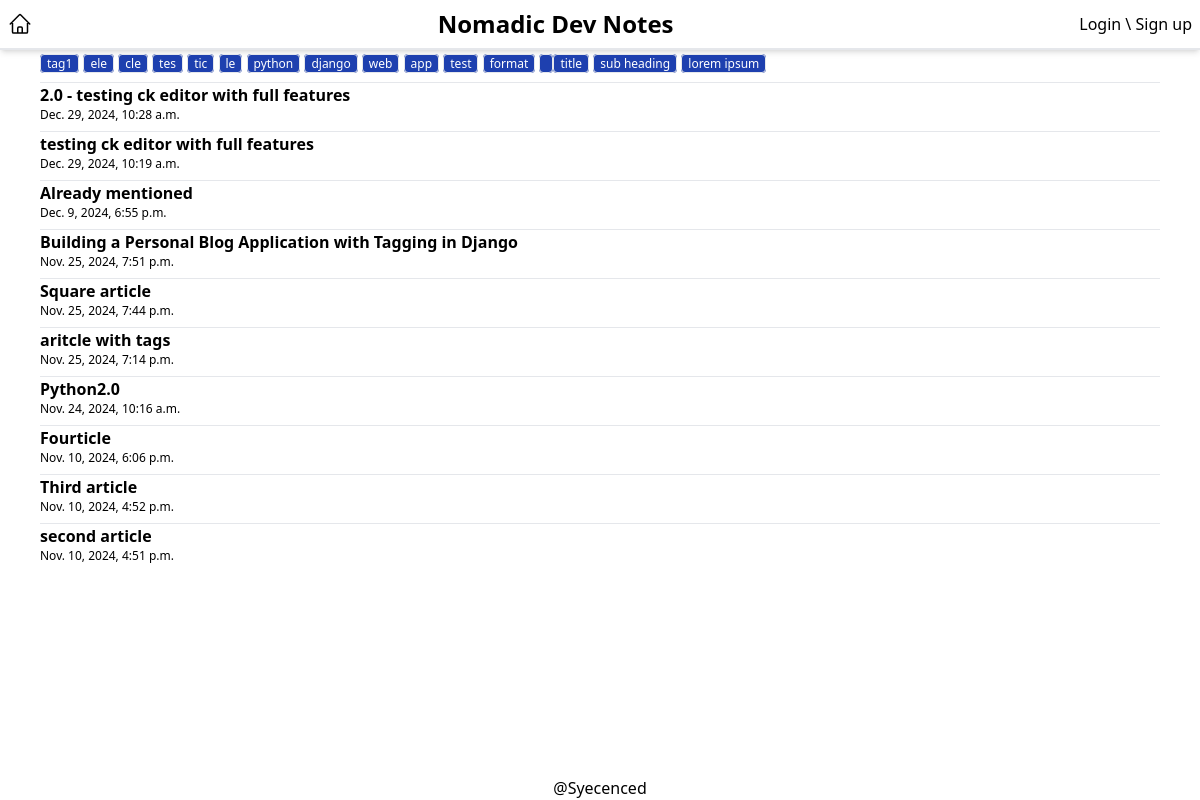
The page / on the database its author committed.
### blog/models.py (models this page shows, shortened)
class Tag(models.Model):
    name = models.CharField(max_length=25, unique=True)

class Article(models.Model):
    title = models.CharField(max_length=255)
    content = RichTextField()
    date_published = models.DateTimeField(auto_now_add=True)
    tags = models.ManyToManyField(Tag, blank=True, related_name="articles")

### blog/views.py (the view)
# urls.py: path('', views.home, name='home'),
def home(request):
    articles = Article.objects.all().order_by('-date_published')
    tags = Tag.objects.all()
    return render(request, "blog/home.html", {'articles': articles, 'tags': tags})

### blog/templates/blog/home.html (shortened to what this page needs)
{% extends "blog/base.html" %}
{% block content %}
    {% for tag in tags %}
        <a href="{% url 'blog:tagged_articles' tag.id%}"><span class="border px-1.5 py-0 bg-blue-800 text-white rounded text-xs">{{tag.name}}</span></a>
    {% endfor %}
    <div id="">
        {% for article in articles %}
            <a href="{% url 'blog:article_detail' article.id %}"><div class="border-b py-1"></div><span class="font-semibold">{{ article.title }}</span><br><span class="font-normal text-xs">{{ article.date_published }}</span></div></a>
        {% endfor %}
{% endblock %}

### rows shown on the page
Tag: name "tag1"
Tag: name "ele"
Tag: name "cle"
Tag: name "tes"
Tag: name "tic"
Tag: name "le"
Tag: name "python"
Tag: name "django"
Tag: name "web"
Tag: name "app"
Tag: name "test"
Tag: name "format"
Tag: name "title"
Tag: name "sub heading"
Tag: name "lorem ipsum"
Article: title "2.0 - testing ck editor with full features", date_published "Dec. 29, 2024, 10:28 a.m."
Article: title "testing ck editor with full features", date_published "Dec. 29, 2024, 10:19 a.m."
Article: title "Already mentioned", date_published "Dec. 9, 2024, 6:55 p.m."
Article: title "Building a Personal Blog Application with Tagging in Django", date_published "Nov. 25, 2024, 7:51 p.m."
Article: title "Square article", date_published "Nov. 25, 2024, 7:44 p.m."
Article: title "aritcle with tags", date_published "Nov. 25, 2024, 7:14 p.m."
Article: title "Python2.0", date_published "Nov. 24, 2024, 10:16 a.m."
Article: title "Fourticle", date_published "Nov. 10, 2024, 6:06 p.m."
Article: title "Third article", date_published "Nov. 10, 2024, 4:52 p.m."
Article: title "second article", date_published "Nov. 10, 2024, 4:51 p.m."
